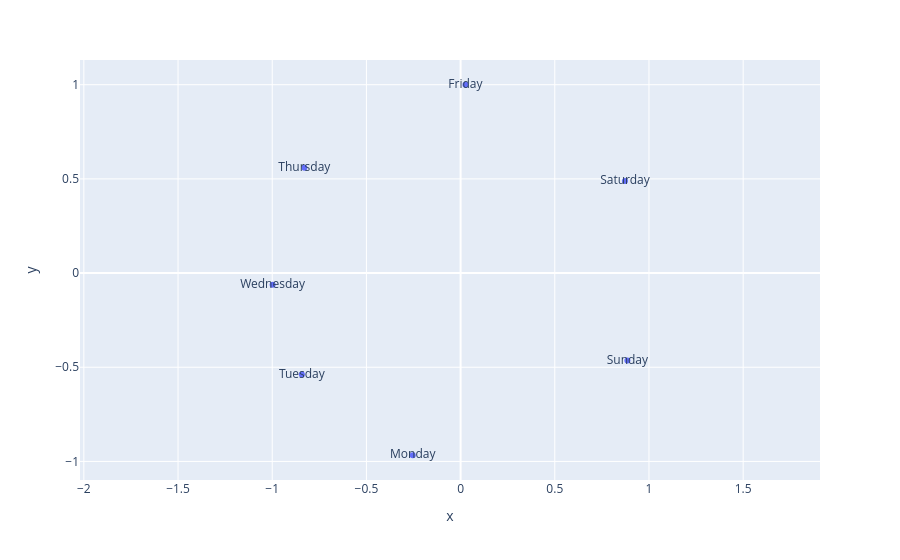

Notebook cell for this chart:
### Code cell
# make 2-component pca from embeddings and draw a scatterplot
model = models_days["llama1b"]
pca_embs, var_ratio = pca(model.embs, low_dim=2)
pca_embs /= pca_embs.norm(dim=1, keepdim=True)
fig = plotly.express.scatter(x=pca_embs[:, 0].cpu(), y=pca_embs[:, 1].cpu(), text=model.arange).update_yaxes(scaleanchor="x")
fig

### Figure 1 — Plotly figure (JSON) as saved in the notebook; plotly's stock layout.template omitted (floating-point values rounded to 4 significant figures)
{"data": [{"hovertemplate": "x=%{x}<br>y=%{y}<br>text=%{text}<extra></extra>", "legendgroup": "", "marker": {"color": "#636efa", "symbol": "circle"}, "mode": "markers+text", "name": "", "orientation": "v", "showlegend": false, "text": ["Monday", "Tuesday", "Wednesday", "Thursday", "Friday", "Saturday", "Sunday"], "type": "scatter", "x": [-0.2542, -0.8426, -0.9981, -0.8295, 0.0256, 0.8725, 0.8855], "xaxis": "x", "y": [-0.9672, -0.5386, -0.06237, 0.5585, 0.9997, 0.4886, -0.4647], "yaxis": "y"}], "layout": {"legend": {"tracegroupgap": 0}, "margin": {"t": 60}, "xaxis": {"anchor": "y", "domain": [0, 1], "title": {"text": "x"}}, "yaxis": {"anchor": "x", "domain": [0, 1], "scaleanchor": "x", "title": {"text": "y"}}}}
